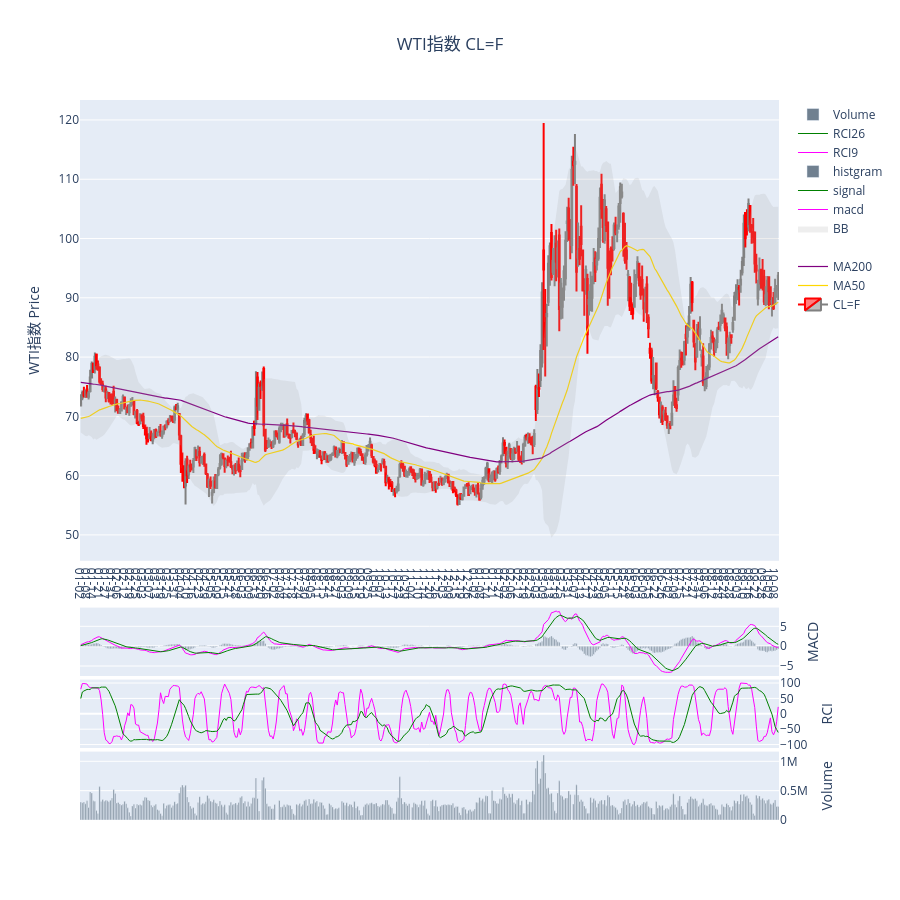

The cell this chart's notebook holds for it:
### Markdown cell above
### WTI

### Code cell
name = "WTI指数"
start = dt.datetime(2025, 1, 1).strftime("%Y-%m-%d")
# グラフ領域の作成
fig = stock_prices_and_oil_prices(
    code=wti,
    name=name,
    start=start,
    end=end,
    df_sp=None,
    df_wti=None
)
fig.show()

### Figure 1 — Plotly figure (JSON) as saved in the notebook; plotly's stock layout.template omitted (floating-point values rounded to 4 significant figures; data arrays with more than 128 entries replaced by an {"elided": "..."} marker saying what was removed)
{"data": [{"close": {"elided": "447 float values"}, "decreasing": {"line": {"color": "gray"}}, "high": {"elided": "447 float values"}, "increasing": {"line": {"color": "red"}}, "low": {"elided": "447 float values"}, "name": "CL=F", "open": {"elided": "447 float values"}, "type": "candlestick", "x": {"elided": "447 str values"}, "yaxis": "y"}, {"line": {"color": "gold", "width": 1.2}, "name": "MA50", "type": "scatter", "x": {"elided": "447 str values"}, "y": {"elided": "447 float values"}, "yaxis": "y"}, {"line": {"color": "purple", "width": 1.2}, "name": "MA200", "type": "scatter", "x": {"elided": "447 str values"}, "y": {"elided": "447 float values"}, "yaxis": "y"}, {"line": {"color": "lavender", "width": 0}, "name": "", "type": "scatter", "x": {"elided": "447 str values"}, "y": {"elided": "447 float values"}, "yaxis": "y"}, {"fill": "tonexty", "fillcolor": "rgba(170,170,170,.2)", "line": {"color": "lavender", "width": 0}, "name": "BB", "type": "scatter", "x": {"elided": "447 str values"}, "y": {"elided": "447 float values"}, "yaxis": "y"}, {"line": {"color": "magenta", "width": 1}, "name": "macd", "type": "scatter", "x": {"elided": "447 str values"}, "y": {"elided": "447 float values"}, "yaxis": "y3"}, {"line": {"color": "green", "width": 1}, "name": "signal", "type": "scatter", "x": {"elided": "447 str values"}, "y": {"elided": "447 float values"}, "yaxis": "y3"}, {"marker": {"color": "slategray"}, "name": "histgram", "type": "bar", "x": {"elided": "447 str values"}, "y": {"elided": "447 float values"}, "yaxis": "y3"}, {"line": {"color": "magenta", "width": 1}, "name": "RCI9", "type": "scatter", "x": {"elided": "447 str values"}, "y": {"elided": "447 float values"}, "yaxis": "y4"}, {"line": {"color": "green", "width": 1}, "name": "RCI26", "type": "scatter", "x": {"elided": "447 str values"}, "y": {"elided": "447 float values"}, "yaxis": "y4"}, {"marker": {"color": "slategray"}, "name": "Volume", "type": "bar", "x": {"elided": "447 str values"}, "y": {"elided": "447 int values"}, "yaxis": "y5"}], "layout": {"height": 900, "plot_bgcolor": "light blue", "title": {"text": "WTI指数 CL=F", "x": 0.5}, "xaxis": {"rangeslider": {"visible": false}, "ticktext": ["01-02", "01-08", "01-14", "01-21", "01-27", "01-31", "02-06", "02-12", "02-19", "02-25", "03-03", "03-07", "03-13", "03-19", "03-25", "03-31", "04-04", "04-10", "04-16", "04-23", "04-29", "05-05", "05-09", "05-15", "05-21", "05-28", "06-03", "06-09", "06-13", "06-20", "06-26", "07-02", "07-08", "07-14", "07-18", "07-24", "07-30", "08-05", "08-11", "08-15", "08-21", "08-27", "09-03", "09-09", "09-15", "09-19", "09-25", "10-01", "10-07", "10-13", "10-17", "10-23", "10-29", "11-04", "11-10", "11-14", "11-20", "11-26", "12-03", "12-09", "12-15", "12-19", "12-26", "01-02", "01-08", "01-14", "01-21", "01-27", "02-02", "02-06", "02-12", "02-19", "02-25", "03-03", "03-09", "03-13", "03-19", "03-25", "03-31", "04-07", "04-13", "04-17", "04-23", "04-29", "05-05", "05-11", "05-15", "05-21", "05-28", "06-03", "06-09", "06-15", "06-22", "06-26", "07-02", "07-09", "07-15", "07-21", "07-27", "07-31", "08-06", "08-12", "08-18", "08-24", "08-28", "09-03", "09-10", "09-16", "09-22", "09-28", "10-02", "10-08"], "tickvals": ["2025-01-02T00:00:00", "2025-01-08T00:00:00", "2025-01-14T00:00:00", "2025-01-21T00:00:00", "2025-01-27T00:00:00", "2025-01-31T00:00:00", "2025-02-06T00:00:00", "2025-02-12T00:00:00", "2025-02-19T00:00:00", "2025-02-25T00:00:00", "2025-03-03T00:00:00", "2025-03-07T00:00:00", "2025-03-13T00:00:00", "2025-03-19T00:00:00", "2025-03-25T00:00:00", "2025-03-31T00:00:00", "2025-04-04T00:00:00", "2025-04-10T00:00:00", "2025-04-16T00:00:00", "2025-04-23T00:00:00", "2025-04-29T00:00:00", "2025-05-05T00:00:00", "2025-05-09T00:00:00", "2025-05-15T00:00:00", "2025-05-21T00:00:00", "2025-05-28T00:00:00", "2025-06-03T00:00:00", "2025-06-09T00:00:00", "2025-06-13T00:00:00", "2025-06-20T00:00:00", "2025-06-26T00:00:00", "2025-07-02T00:00:00", "2025-07-08T00:00:00", "2025-07-14T00:00:00", "2025-07-18T00:00:00", "2025-07-24T00:00:00", "2025-07-30T00:00:00", "2025-08-05T00:00:00", "2025-08-11T00:00:00", "2025-08-15T00:00:00", "2025-08-21T00:00:00", "2025-08-27T00:00:00", "2025-09-03T00:00:00", "2025-09-09T00:00:00", "2025-09-15T00:00:00", "2025-09-19T00:00:00", "2025-09-25T00:00:00", "2025-10-01T00:00:00", "2025-10-07T00:00:00", "2025-10-13T00:00:00", "2025-10-17T00:00:00", "2025-10-23T00:00:00", "2025-10-29T00:00:00", "2025-11-04T00:00:00", "2025-11-10T00:00:00", "2025-11-14T00:00:00", "2025-11-20T00:00:00", "2025-11-26T00:00:00", "2025-12-03T00:00:00", "2025-12-09T00:00:00", "2025-12-15T00:00:00", "2025-12-19T00:00:00", "2025-12-26T00:00:00", "2026-01-02T00:00:00", "2026-01-08T00:00:00", "2026-01-14T00:00:00", "2026-01-21T00:00:00", "2026-01-27T00:00:00", "2026-02-02T00:00:00", "2026-02-06T00:00:00", "2026-02-12T00:00:00", "2026-02-19T00:00:00", "2026-02-25T00:00:00", "2026-03-03T00:00:00", "2026-03-09T00:00:00", "2026-03-13T00:00:00", "2026-03-19T00:00:00", "2026-03-25T00:00:00", "2026-03-31T00:00:00", "2026-04-07T00:00:00", "2026-04-13T00:00:00", "2026-04-17T00:00:00", "2026-04-23T00:00:00", "2026-04-29T00:00:00", "2026-05-05T00:00:00", "2026-05-11T00:00:00", "2026-05-15T00:00:00", "2026-05-21T00:00:00", "2026-05-28T00:00:00", "2026-06-03T00:00:00", "2026-06-09T00:00:00", "2026-06-15T00:00:00", "2026-06-22T00:00:00", "2026-06-26T00:00:00", "2026-07-02T00:00:00", "2026-07-09T00:00:00", "2026-07-15T00:00:00", "2026-07-21T00:00:00", "2026-07-27T00:00:00", "2026-07-31T00:00:00", "2026-08-06T00:00:00", "2026-08-12T00:00:00", "2026-08-18T00:00:00", "2026-08-24T00:00:00", "2026-08-28T00:00:00", "2026-09-03T00:00:00", "2026-09-10T00:00:00", "2026-09-16T00:00:00", "2026-09-22T00:00:00", "2026-09-28T00:00:00", "2026-10-02T00:00:00", "2026-10-08T00:00:00"], "type": "category"}, "yaxis": {"domain": [0.36, 1], "side": "left", "tickformat": ",", "title": {"text": "WTI指数 Price"}}, "yaxis2": {"domain": [0.3, 0.36], "overlaying": "y", "side": "right", "title": {"text": "SP500 / WTI"}}, "yaxis3": {"domain": [0.2, 0.295], "side": "right", "title": {"text": "MACD"}}, "yaxis4": {"domain": [0.1, 0.195], "side": "right", "title": {"text": "RCI"}}, "yaxis5": {"domain": [0, 0.095], "side": "right", "title": {"text": "Volume"}}}}
